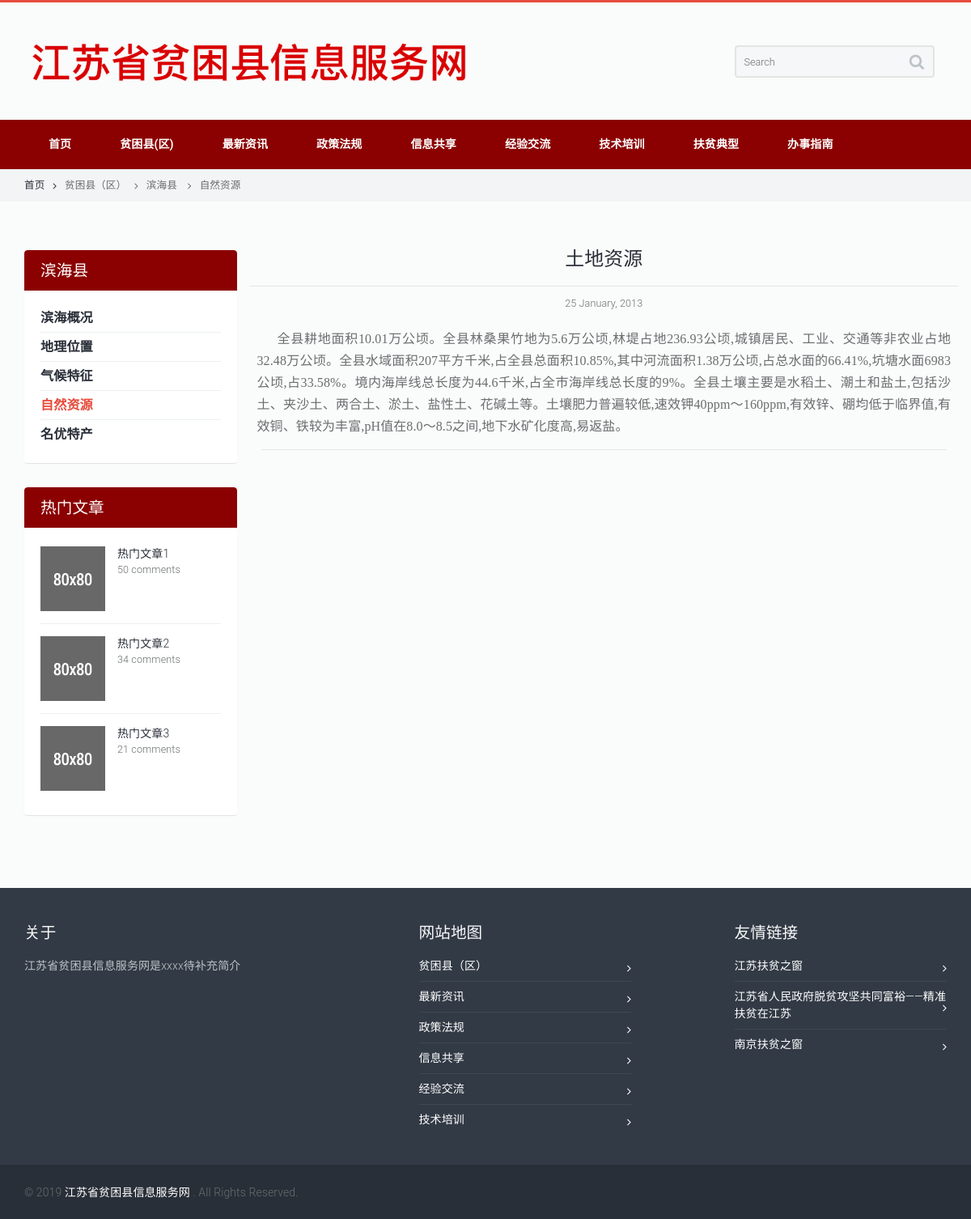
Screenshot of /city_article.php?city_id=1&city_item_id=4&article_id=4 with the database file from the repository.
### tables this page shows
CREATE TABLE "city_menu" (
	 "id" INTEGER NOT NULL,
	 "city_id" INTEGER,
	 "city_name" TEXT,
	 "name" TEXT,
	 "type" INTEGER,
	 "item_id" INTEGER,
	 "desc" TEXT,
	PRIMARY KEY("id")
);

CREATE TABLE "article" (
	 "id" integer NOT NULL PRIMARY KEY AUTOINCREMENT,
	 "city_id" INTEGER,
	 "item_id" INTEGER,
	 "title" TEXT,
	 "date" TEXT,
	 "pic" TEXT,
	 "html1" text,
	 "html2" TEXT,
	 "html3" TEXT,
	 "html4" TEXT,
	 "html5" TEXT,
	 "html6" TEXT,
	 "html7" TEXT,
	 "html8" TEXT,
	 "html9" TEXT,
	 "html10" TEXT
);

### city_article.php (the view, shortened to what this page needs)
<!doctype html>
<html lang="en">
	<head>
		<link rel="stylesheet" type="text/css" media="all" href="css/bootstrap.min.css">
		<link rel="stylesheet" type="text/css" media="all" href="css/owl.carousel.css">
		<link rel="stylesheet" type="text/css" media="all" href="css/owl.transitions.css">
		<link rel="stylesheet" type="text/css" media="all" href="css/style.css">
		<link rel="stylesheet" type="text/css" media="all" href="css/camera.css">
		<link rel="stylesheet" type="text/css" media="all" href="css/jquery.custom-scrollbar.css">
		<link href="css/font-awesome.min.css" rel="stylesheet">
	</head>
	<?php
            $db = new SQLite3('data/data.db');
            $city_id = $_GET['city_id'];
            $city_item_id = $_GET['city_item_id'];
            $article_id = $_GET['article_id'];
            $results = $db->query("select * from city_menu where city_id = '$city_id' and item_id = '$city_item_id'");
            $v = $results->fetchArray();
            $city_name = $v['city_name'];
            $city_item_name = $v['name'];
            $city_item_type = $v['type'];
    ?>
	<body>
		<div class="wide_layout relative">
			<div id="head">
			</div>
			<section class="breadcrumbs">
				<div class="container">
					<ul class="horizontal_list clearfix bc_list f_size_medium">
						<li class="m_right_10 current"><a href="index.php" class="default_t_color">首页<i class="fa fa-angle-right d_inline_middle m_left_10"></i></a></li>
						<li><a href="city.php" class="default_t_color">贫困县（区）<i class="fa fa-angle-right d_inline_middle m_left_10 m_right_10"></i></a></li>
                        <li><a href="city_1.php?city_id=<?=$city_id?>&city_item_id=1" class="default_t_color"><?=$city_name?> <i class="fa fa-angle-right d_inline_middle m_left_10 m_right_10"></i></a></li>
                        <li><a href="city_<?=$city_item_type?>.php?city_id=<?=$city_id?>&city_item_id=<?=$city_item_id?>" class="default_t_color"><?=$city_item_name?></a></li>
					</ul>
				</div>
			</section>
			<div class="page_content_offset">
				<div class="container">
					<div class="row clearfix">
						<aside class="col-lg-3 col-md-3 col-sm-3">
							<figure class="widget shadow r_corners wrapper m_bottom_30">
								<figcaption>
									<h3 class="color_light"><?=$city_name?></h3>
								</figcaption>
								<ul class="widget_content">
									<ul class="categories_list">
										<?php
											$results = $db->query("select * from city_menu where city_id = '$city_id'");
											while ($v = $results->fetchArray()) {
                                                $current_city_item_name = $v['name'];
                                                $current_city_item_type = $v['type'];
                                                $current_city_item_id = $v['item_id'];
                                                $current_city_id = $v['city_id'];
                                                if ($current_city_item_id == $city_item_id) {
                                                    ?>
                                                    <li class="active">
                                                        <a href="city_<?= $current_city_item_type ?>.php?city_id=<?= $current_city_id ?>&city_item_id=<?= $current_city_item_id ?>"
                                                           class="f_size_large color_dark d_block">
                                                            <b><?= $current_city_item_name ?></b>
                                                        </a>
                                                    </li>
                                                    <?php
                                                } else {
                                                    ?>
                                                    <li class="">
                                                        <a href="city_<?= $current_city_item_type ?>.php?city_id=<?= $current_city_id ?>&city_item_id=<?= $current_city_item_id ?>"
                                                           class="f_size_large color_dark d_block">
                                                            <b><?= $current_city_item_name ?></b>
                                                        </a>
                                                    </li>
                                                    <?php
                                                }
                                            }
                                        ?>
									</ul>
								</ul>
							</figure>
							<figure class="widget shadow r_corners wrapper m_bottom_30">
								<figcaption>
									<h3 class="color_light">热门文章</h3>
								</figcaption>
								<div class="widget_content">
									<article class="clearfix m_bottom_15">
										<img src="images/article_img_1.jpg" alt="" class="f_left m_right_15 m_sm_bottom_10 f_sm_none f_xs_left m_xs_bottom_0">
										<a href="#" class="color_dark d_block bt_link p_vr_0">热门文章1</a>
										<p class="f_size_medium">50 comments</p>
									</article>
									<hr class="m_bottom_15">
									<article class="clearfix m_bottom_15">
										<img src="images/article_img_2.jpg" alt="" class="f_left m_right_15 m_sm_bottom_10 f_sm_none f_xs_left m_xs_bottom_0">
										<a href="#" class="color_dark d_block p_vr_0 bt_link">热门文章2</a>
										<p class="f_size_medium">34 comments</p>
									</article>
									<hr class="m_bottom_15">
									<article class="clearfix m_bottom_5">
										<img src="images/article_img_3.jpg" alt="" class="f_left m_right_15 m_sm_bottom_10 f_sm_none f_xs_left m_xs_bottom_0">
										<a href="#" class="color_dark d_block p_vr_0 bt_link">热门文章3</a>
										<p class="f_size_medium">21 comments</p>
									</article>
								</div>
							</figure>
						</aside>
						<section class="col-lg-9 col-md-9 col-sm-9">
                            <article class="m_bottom_15" style="">
                                <div class="row clearfix m_bottom_15">
                                    <div class="">
                                        <?php
                                            $results = $db->query("select * from article where id='$article_id'");
                                            $v = $results->fetchArray();
                                        ?>
                                        <h2 class="m_bottom_5 color_dark fw_medium m_xs_bottom_10" style="text-align: center;"><?=$v['title']?></h2>
                                        <hr class="divider_type_3 m_top_20 m_bottom_10 ">
                                        <p class="f_size_medium" style="text-align: center;">25 January, 2013</p>
                                    </div>
                                    <div class="m_top_20" style="margin-left: 10px; margin-right: 10px">
                                        <?php
                                            for ($x=1; $x<=10; $x++) {
                                                $html_id = 'html' . $x;
                                                $current_html = $v[$html_id];
                                                if ($current_html[0] == 'p') {
                                                    $current_html = substr($current_html, 1);
                                        ?>
                                                    <a align='center' class="d_block m_bottom_15 m_top_20">
                                                        <img style="width: 60%; position:center" src="pic/article/<?= $current_html ?>">
                                                    </a>
                                        <?php
                                                } else {
                                                    $current_html = str_replace("　", "", $current_html);
                                                    $current_html=str_replace("\n", "<p/><p>", $current_html);
                                                    $current_html = '<p>' . $current_html . '</p>';
                                        ?>
                                                    <text style="text-indent:25px; font-size: 16px; font-family:SimSun,serif; line-height:27px; text-align:justify; text-justify:inter-ideograph; "><?= $current_html ?></text>
                                        <?php
                                                }
                                            }
                                        ?>
                                    </div>
                                </div>
                            </article>
                            <hr class="divider_type_3 m_bottom_10">
						</section>
					</div>
				</div>
			</div>
			<div id="myfoot">
			</div>
		</div>
	</body>
</html>

### rows the page displays
city_menu: city_name "滨海县", name "自然资源"
city_menu: name "滨海概况"
city_menu: name "地理位置"
city_menu: name "气候特征"
city_menu: name "名优特产"
article: title "土地资源", html1 "全县耕地面积10.01万公顷。全县林桑果竹地为5.6万公顷,林堤占地236.93公顷,城镇居民、工业、交通等非农业占地32.48万公顷。全县水域面积207平方千米,占全县总面积10.85%,其中河流面积1.38万公顷,占总水面的66.41%,坑塘水面6983公顷,占33.58%。境内海岸线总长度为44.6千米,占全市海岸线总长度的9%。全县土壤主要是水稻土、潮土和盐土,包括沙土、夹沙土、两合土、淤土、盐性土、花碱土等。土壤肥力普遍较低,速效钾40ppm～160ppm,有效锌、硼均低于临界值,有效铜、铁较为丰富,pH值在8.0～8.5之间,地下水矿化度高,易返盐。"
